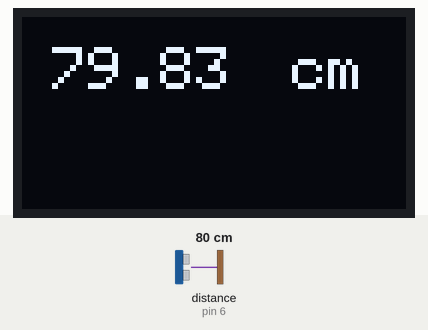
Simulated run of this sketch. Board: Arduino Uno, built with avr-gcc and run on an emulated ATmega328P. Parts: 128×64 one-colour display. Wiring (inferred from the names in the program): ultrasonic range finder: trigger pin 5; echo pin 6. The inputs (shaded band) are chosen by the test bench; at power-on: distance to the obstacle (sensor on pin 6) 80 cm. The echo pulse lasts 58.3 µs per cm; what the sketch prints to the serial monitor is not drawn.

Above: at 1.3 s.
1.4 s: distance to the obstacle (sensor on pin 6) set to 18 cm
At 2.0 s:
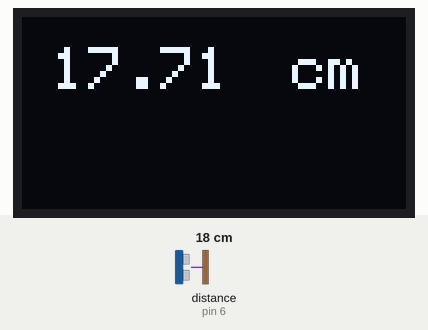
3.6 s: distance to the obstacle (sensor on pin 6) set to 2 cm
At 4.7 s:
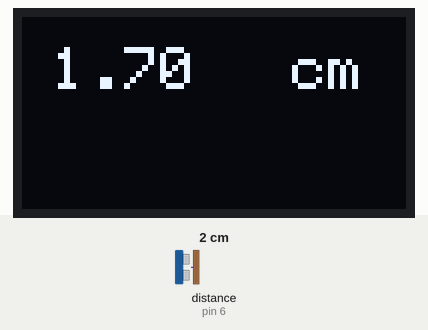
5.8 s: distance to the obstacle (sensor on pin 6) set to 4 cm
At 6.5 s:
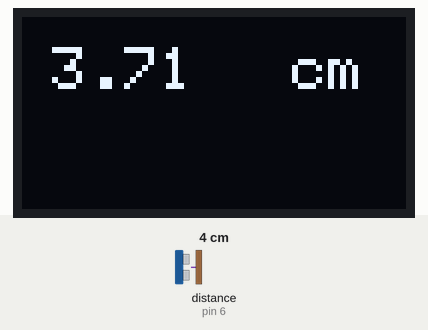
Timing chart, 0 to 8.8 s (numbered marks = the images above; inputs shaded):
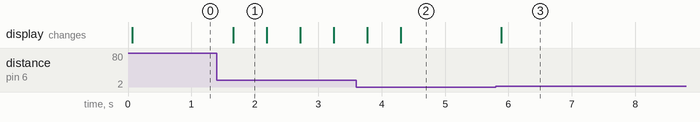

Measured:
- after the input at 1.4 s, the display: changes after 0.26 s (image 1)
- after the input at 3.6 s, the display: first changes after 0.17 s (image 2 shows a later state)
- after the input at 5.8 s, the display: changes after 0.09 s (image 3)
- what the display in image 1 shows lasts 0.5 s, from 1.7 s to 2.2 s

The sketch:

oled_distance.ino
```cpp
#include <SPI.h>
#include <Wire.h>
#include <Adafruit_GFX.h>
#include <Adafruit_SSD1306.h>

#define trigPin 5
#define echoPin 6

#define OLED_RESET 4
Adafruit_SSD1306 display(OLED_RESET);

void setup() {
Serial.begin (9600);
pinMode(trigPin, OUTPUT);
pinMode(echoPin, INPUT);
display.begin(SSD1306_SWITCHCAPVCC, 0x3C); //initialize with the I2C addr 0x3C (128x64)
display.clearDisplay();

}

void loop() {
float duration;
float distance_cm;


digitalWrite(trigPin, LOW); //PULSE
delayMicroseconds(2);
digitalWrite(trigPin, HIGH);
delayMicroseconds(10);
digitalWrite(trigPin, LOW);

duration = pulseIn(echoPin, HIGH);

distance_cm = (duration/2) / 29.1; //聲波距離公式

display.setCursor(10,10); //oled display
display.setTextSize(2);
display.setTextColor(WHITE);
display.println(distance_cm);
display.setCursor(90,10);
display.setTextSize(2);
display.println("cm");
display.display();

delay(500);
display.clearDisplay();


Serial.println(distance_cm);

}
```
